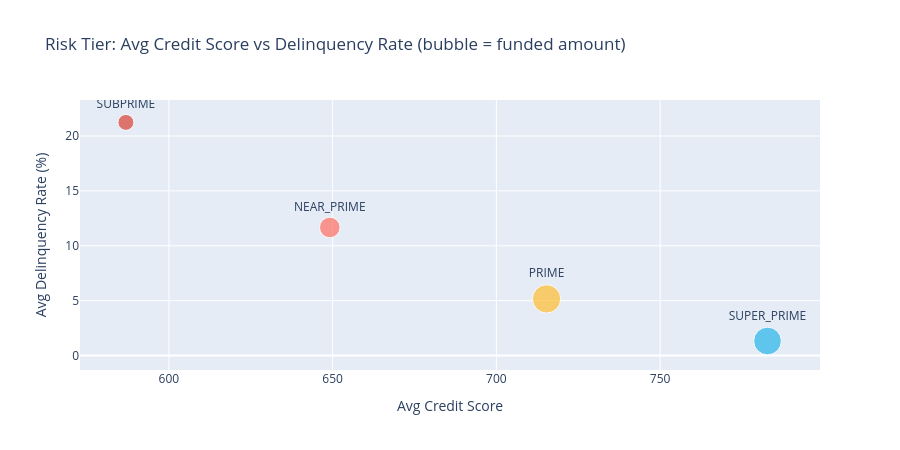

Source (notebook cell):
### Markdown cell above
## 4. Risk Tier Heatmap
Credit score vs funded amount by risk tier — shows portfolio concentration.

### Code cell
tier_summary = perf.groupby("RISK_TIER", as_index=False).agg(
    TOTAL_LOANS=("LOANS", "sum"),
    TOTAL_FUNDED=("FUNDED", "sum"),
    AVG_SCORE=("AVG_SCORE", "mean"),
    AVG_DELINQUENCY=("DELINQUENCY_RATE", "mean"),
)

fig_scatter = px.scatter(
    tier_summary, x="AVG_SCORE", y="AVG_DELINQUENCY",
    size="TOTAL_FUNDED", color="RISK_TIER",
    color_discrete_map=tier_colors,
    text="RISK_TIER",
    title="Risk Tier: Avg Credit Score vs Delinquency Rate (bubble = funded amount)",
)
fig_scatter.update_traces(textposition="top center")
fig_scatter.update_layout(
    xaxis_title="Avg Credit Score", yaxis_title="Avg Delinquency Rate (%)",
    showlegend=False, height=450,
)
fig_scatter.show()

### Figure 1 — Plotly figure (JSON) as saved in the notebook; plotly's stock layout.template omitted (floating-point values rounded to 4 significant figures)
{"data": [{"hovertemplate": "RISK_TIER=%{text}<br>AVG_SCORE=%{x}<br>AVG_DELINQUENCY=%{y}<br>TOTAL_FUNDED=%{marker.size}<extra></extra>", "legendgroup": "NEAR_PRIME", "marker": {"color": "#FF6F61", "size": [29660000.0], "sizemode": "area", "sizeref": 139900.0, "symbol": "circle"}, "mode": "markers+text", "name": "NEAR_PRIME", "orientation": "v", "showlegend": true, "text": ["NEAR_PRIME"], "textposition": "top center", "type": "scatter", "x": [649.1], "xaxis": "x", "y": [11.67], "yaxis": "y"}, {"hovertemplate": "RISK_TIER=%{text}<br>AVG_SCORE=%{x}<br>AVG_DELINQUENCY=%{y}<br>TOTAL_FUNDED=%{marker.size}<extra></extra>", "legendgroup": "PRIME", "marker": {"color": "#FFBE2E", "size": [55980000.0], "sizemode": "area", "sizeref": 139900.0, "symbol": "circle"}, "mode": "markers+text", "name": "PRIME", "orientation": "v", "showlegend": true, "text": ["PRIME"], "textposition": "top center", "type": "scatter", "x": [715.3], "xaxis": "x", "y": [5.163], "yaxis": "y"}, {"hovertemplate": "RISK_TIER=%{text}<br>AVG_SCORE=%{x}<br>AVG_DELINQUENCY=%{y}<br>TOTAL_FUNDED=%{marker.size}<extra></extra>", "legendgroup": "SUBPRIME", "marker": {"color": "#D94032", "size": [17740000.0], "sizemode": "area", "sizeref": 139900.0, "symbol": "circle"}, "mode": "markers+text", "name": "SUBPRIME", "orientation": "v", "showlegend": true, "text": ["SUBPRIME"], "textposition": "top center", "type": "scatter", "x": [586.9], "xaxis": "x", "y": [21.24], "yaxis": "y"}, {"hovertemplate": "RISK_TIER=%{text}<br>AVG_SCORE=%{x}<br>AVG_DELINQUENCY=%{y}<br>TOTAL_FUNDED=%{marker.size}<extra></extra>", "legendgroup": "SUPER_PRIME", "marker": {"color": "#29B5E8", "size": [53670000.0], "sizemode": "area", "sizeref": 139900.0, "symbol": "circle"}, "mode": "markers+text", "name": "SUPER_PRIME", "orientation": "v", "showlegend": true, "text": ["SUPER_PRIME"], "textposition": "top center", "type": "scatter", "x": [782.8], "xaxis": "x", "y": [1.325], "yaxis": "y"}], "layout": {"height": 450, "legend": {"itemsizing": "constant", "title": {"text": "RISK_TIER"}, "tracegroupgap": 0}, "showlegend": false, "title": {"text": "Risk Tier: Avg Credit Score vs Delinquency Rate (bubble = funded amount)"}, "xaxis": {"anchor": "y", "domain": [0, 1], "title": {"text": "Avg Credit Score"}}, "yaxis": {"anchor": "x", "domain": [0, 1], "title": {"text": "Avg Delinquency Rate (%)"}}}}
